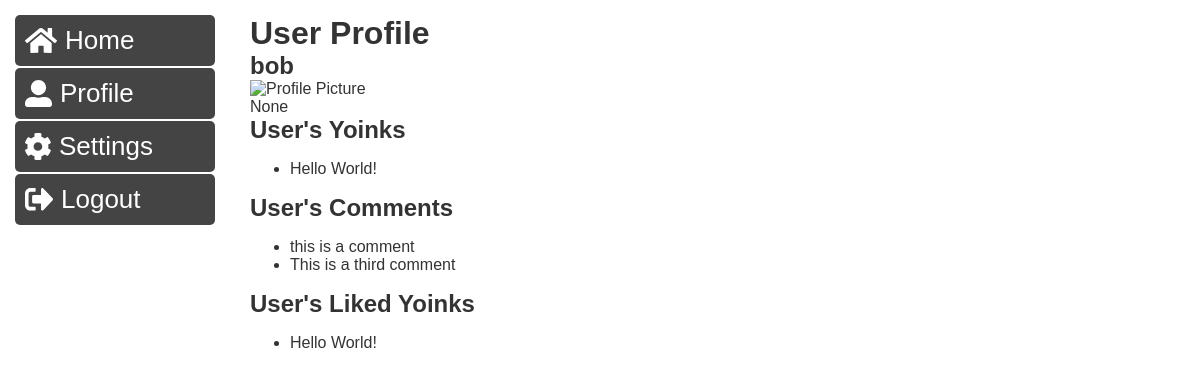
The page /profile/1 (signed in) on the database as committed earlier.
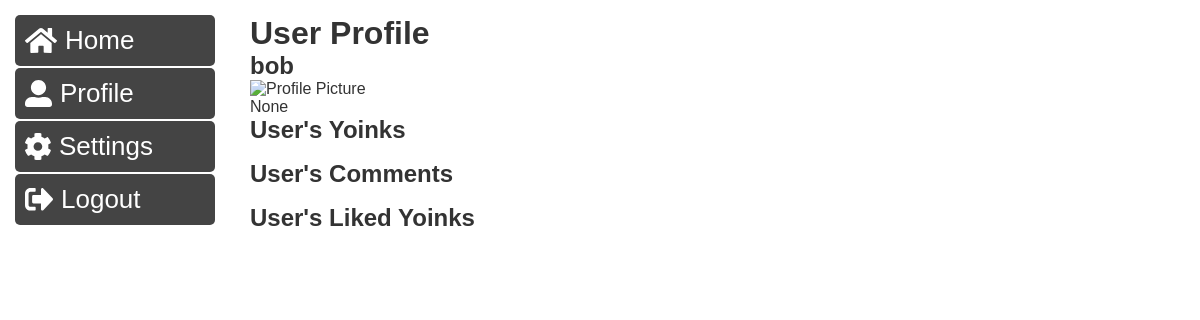
The same page on the database as committed later.
### app.py (models this page shows, shortened)
class User(UserMixin, db.Model):
    __tablename__ = 'user'
    id = db.Column(db.Integer, primary_key=True)
    username = db.Column(db.String(50), unique=True, nullable=False)
    email = db.Column(db.String(100), unique=True, nullable=False)
    password = db.Column(db.String(64), nullable=False)
    yoinks = db.relationship('Yoink', backref='author', lazy=True)
    likes = db.relationship('Like', backref='user', lazy=True)
    profile_picture = db.Column(db.String(255))  # Example for a profile picture (store file path or URL)
    bio = db.Column(db.String(250))  # Adjust the length as needed
    followed = db.relationship(
        'User',
        secondary=followers,
        primaryjoin=(followers.c.follower_id == id),
        secondaryjoin=(followers.c.followed_id == id),
        backref=db.backref('followers', lazy='dynamic'),
        lazy='dynamic'
    )

class Yoink(db.Model):
    __tablename__ = 'yoink'
    id = db.Column(db.Integer, primary_key=True)
    content = db.Column(db.String(280), nullable=False)
    user_id = db.Column(db.Integer, db.ForeignKey('user.id'))
    user = db.relationship('User', back_populates='yoinks')
    likes = db.relationship('Like', backref='liked_yoink')
    comments = db.relationship('Comment', backref='yoink', lazy=True)

class Comment(db.Model):
    __tablename__ = 'comment'
    id = db.Column(db.Integer, primary_key=True)
    text = db.Column(db.String(280), nullable=False)
    user_id = db.Column(db.Integer, db.ForeignKey('user.id'), nullable=False)
    yoink_id = db.Column(db.Integer, db.ForeignKey('yoink.id'))

### app.py (the view)
@app.route('/profile/<int:user_id>')
def profile(user_id):
    if current_user.is_authenticated:
        user = User.query.get(user_id)
        user_profile = {
            'id': user.id,
            'username': user.username,
            'profile_picture': user.profile_picture,  # Assuming the user has a profile picture attribute
            'bio': user.bio  # Assuming the user has a bio attribute
        }
        user_yoinks = Yoink.query.filter_by(user_id=user.id).all()
        user_comments = Comment.query.filter_by(user_id=user.id).all()
        liked_yoinks = []
        likes = Like.query.filter_by(user_id=user.id).all()
        for like in likes:
            liked_yoinks.append(Yoink.query.get(like.yoink_id))
        return render_template('profile.html', user=user_profile, yoinks=user_yoinks, comments=user_comments, liked_yoinks=liked_yoinks)
    else:
        return redirect(url_for('login'))

### app.py (called while the page is built)
@login_manager.user_loader
def load_user(user_id):
    return User.query.get(int(user_id))

### templates/profile.html (shortened to what this page needs)
{% extends "base.html" %}
{% block content %}
    <h1>User Profile</h1>
    <h2>{{ user.username }}</h2>
    <img src="{{ user.profile_picture }}" alt="Profile Picture">
    <p>{{ user.bio }}</p>
    <h2>User's Yoinks</h2>
    <ul>
        {% for yoink in yoinks %}
            <li>{{ yoink.content }}</li>
        {% endfor %}
    </ul>
    <h2>User's Comments</h2>
    <ul>
        {% for comment in comments %}
            <li>{{ comment.text }}</li>
        {% endfor %}
    </ul>
    <h2>User's Liked Yoinks</h2>
    <ul>
        {% for liked_yoink in liked_yoinks %}
            <li>{{ liked_yoink.content }}</li>
        {% endfor %}
    </ul>
{% endblock %}

### templates/base.html (shortened to what this page needs)
<!DOCTYPE html>
<html lang="en">
<head>
    <link rel="stylesheet" type="text/css" href="{{ url_for('static', filename='styles.css') }}">
</head>
<body>
    {% if not hide_navigation %}
        <nav>
            <ul>
                <li><a href="{{ url_for('home') }}">
                     Home</a></li>
                {% if current_user.is_authenticated %}
                    <li><a href="{{ url_for('profile', user_id=current_user.id) }}">
                         Profile</a></li>
                    <li><a href="{{ url_for('home') }}">
                         Settings</a></li>
                    <li><a href="{{ url_for('logout') }}">
                         Logout</a></li>
                {% endif %}
            </ul>
        </nav>
    {% endif %}
    <div class="content">
        {% if current_user.is_authenticated %}
            {% block content %}{% endblock %}
        {% else %}
            {% block content_welcome %}{% endblock %}
        {% endif %}
    </div>
</body>
</html>

### static/styles.css (style rules this page uses)
body, h1, h2, p { margin: 0; padding: 0; }
body { color: #333; font-family: Arial, sans-serif; }
a { color: #007acc; }
html, body { height: 100%; }

### templates/base.html (style rules this page uses)
body { display: flex; font-family: 'Arial', sans-serif; margin: 0; }
nav { color: white; padding: 15px; width: 200px; position: fixed; top: 0; left: 0; height: 100%; display: flex; flex-direction: column; }
nav ul { list-style: none; padding: 0; margin: 0; }
nav a { text-decoration: none; color: white; display: flex; align-items: center; padding: 10px; margin-bottom: 2px; border-radius: 5px; background-color: #444; transition: background-color 0.3s; font-size: 26px; }
nav a svg { fill: white; margin-right: 8px; }
.content { margin-left: 200px; margin-right: 200px; padding: 15px; max-width: 700px; margin: 0 auto; flex: 1; }

Rows that differ between the two databases and show on the page:
removed Yoink: content "Hello World!"
removed Comment: text "this is a comment"
removed Comment: text "This is a third comment"
